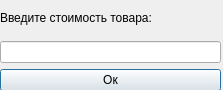
<?xml version="1.0" encoding="UTF-8"?>
<ui version="4.0">
 <class>costinfo</class>
 <widget class="QDialog" name="costinfo">
  <property name="geometry">
   <rect>
    <x>0</x>
    <y>0</y>
    <width>223</width>
    <height>90</height>
   </rect>
  </property>
  <property name="windowTitle">
   <string>Dialog</string>
  </property>
  <widget class="QWidget" name="gridLayoutWidget">
   <property name="geometry">
    <rect>
     <x>0</x>
     <y>0</y>
     <width>221</width>
     <height>91</height>
    </rect>
   </property>
   <layout class="QGridLayout" name="gridLayout">
    <item row="1" column="0">
     <widget class="QLineEdit" name="lineEdit"/>
    </item>
    <item row="0" column="0">
     <widget class="QLabel" name="label">
      <property name="text">
       <string>Введите стоимость товара:</string>
      </property>
     </widget>
    </item>
    <item row="2" column="0">
     <widget class="QPushButton" name="pushButton">
      <property name="text">
       <string>Ок</string>
      </property>
     </widget>
    </item>
   </layout>
  </widget>
 </widget>
 <resources/>
 <connections/>
</ui>
